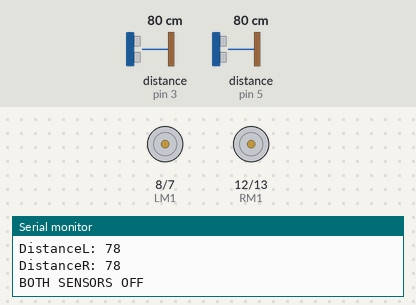
The sketch below on a simulated Arduino Uno, built with avr-gcc and run on an emulated ATmega328P. Parts: motor-driver pin pairs drawn as motors (green arrow = first pin HIGH = forward, orange = second pin HIGH = backward, longer = more drive, scaled by the enable pin), the last lines printed to the serial monitor. Wiring (inferred from the names in the program): 2 × ultrasonic range finder: trigger pin 4, echo pin 3 / trigger pin 6, echo pin 5. Inputs (shaded band) come from the test bench; at power-on: distance to the obstacle (sensors on pin 3, pin 5) 80 cm. The echo pulse lasts 58.3 µs per cm.

Above: at 3.6 s.
3.7 s: distance to the obstacle (sensor on pin 3) set to 13 cm
At 5.3 s:
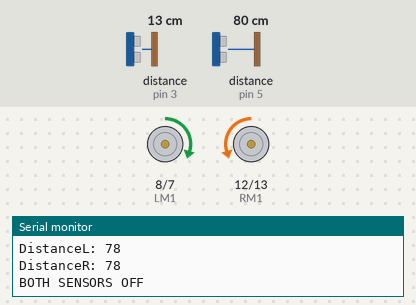
8.6 s: distance to the obstacle (sensor on pin 3) set to 10 cm
At 12.8 s:
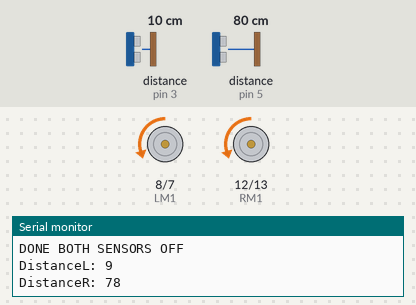
16.0 s: distance to the obstacle (sensor on pin 5) set to 14 cm
19.6 s: distance to the obstacle (sensor on pin 5) set to 10 cm
At 20.3 s:
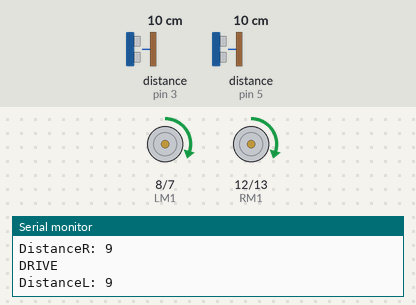
23.2 s: distance to the obstacle (sensor on pin 5) set to 18 cm
At 25.8 s:
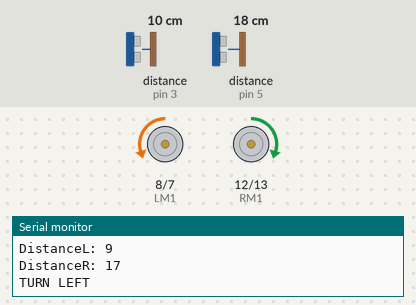
30.3 s: distance to the obstacle (sensor on pin 3) set to 18 cm
Timing chart, 0 to 36.9 s (numbered marks = the images above; inputs shaded):
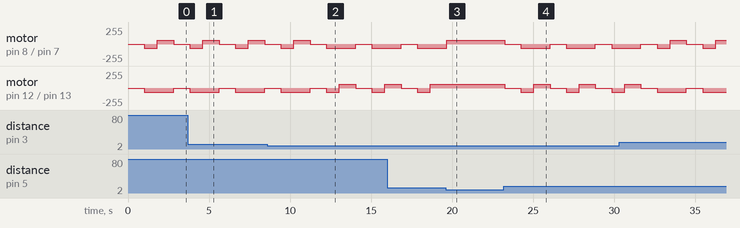

The sketch:

lab_1_V3_final.ino
```cpp
#define PWML 9     // left motor power
#define PWMR 11    // right motor power

#define echoL 3      // ultrasonic sensor
#define trigL 4      // ultrasonic sensor

#define echoR 5      // ultrasonic sensor
#define trigR 6      // ultrasonic sensor

// defines variables
long durationR, durationL;
int distanceR, distanceL;
/*-------definning Outputs------*/
#define LM1 8       // left motor
#define LM2 7       // left motor
#define RM1 12      // right motor
#define RM2 13      // right motor
void setup()
{
  pinMode(echoR,INPUT);
  pinMode(trigR,OUTPUT);
  pinMode(echoL,INPUT);
  pinMode(trigL,OUTPUT);

  pinMode(PWML, OUTPUT);
  pinMode(LM1, OUTPUT);
  pinMode(LM2, OUTPUT);
  pinMode(RM1, OUTPUT);
  pinMode(RM2, OUTPUT);
  pinMode(PWMR, OUTPUT);
  Serial.begin(9600);

}
void loop()
{
        // Clears the trigPin
        digitalWrite(trigL, LOW);
        delayMicroseconds(2);
        digitalWrite(trigR, LOW);
        delayMicroseconds(2);
        // Sets the trigPin on HIGH state for 10 micro seconds

        digitalWrite(trigL, HIGH);
        delayMicroseconds(10);
        digitalWrite(trigL, LOW);

// Reads the echoPin, returns the sound wave travel time in microseconds
        durationL = pulseIn(echoL, HIGH);
        // Calculating the distance
        distanceL = durationL*0.034/2;


        digitalWrite(trigR, HIGH);
        delayMicroseconds(10);
        digitalWrite(trigR, LOW);

// Reads the echoPin, returns the sound wave travel time in microseconds
        durationR = pulseIn(echoR, HIGH);
        // Calculating the distance
        distanceR = durationR*0.034/2;
        // Prints the distance on the Serial Monitor

        Serial.print("DistanceL: ");
        Serial.println(distanceL);
        Serial.print("DistanceR: ");
        Serial.println(distanceR);
        //????
        //delay(1000);


    if(distanceR <= 10 && distanceL <= 10) //move forward
    {
      digitalWrite(LM1, HIGH);
      digitalWrite(LM2, LOW);
      analogWrite(PWML, 60);

      digitalWrite(RM1, HIGH);
      digitalWrite(RM2, LOW);
      analogWrite(PWMR, 60);
      Serial.println("DRIVE");

    }
    else if(distanceL > 10 && distanceR <= 10) //turn right
    {

      digitalWrite(LM1, LOW);
      digitalWrite(LM2, LOW);
      analogWrite(PWML, 60);

      digitalWrite(RM1, LOW);
      digitalWrite(RM2, LOW);
      analogWrite(PWMR, 60);

      delay(1000);

      digitalWrite(LM1, LOW);
      digitalWrite(LM2, HIGH);
      analogWrite(PWML, 60);

      digitalWrite(RM1, LOW);
      digitalWrite(RM2, HIGH);
      analogWrite(PWMR, 60);

      delay(800);

      Serial.println("TURN RIGHT");
      digitalWrite(LM1, HIGH);
      digitalWrite(LM2, LOW);
      analogWrite(PWML, 60);

      digitalWrite(RM1, LOW);
      digitalWrite(RM2, HIGH);
      analogWrite(PWMR, 60);

      delay(1000);

      Serial.println("DONE TURNING RIGHT");

    }
    else if(distanceL <= 10 && distanceR > 10) //turn left
    {

      digitalWrite(LM1, LOW);
      digitalWrite(LM2, LOW);
      analogWrite(PWML, 60);

      digitalWrite(RM1, LOW);
      digitalWrite(RM2, LOW);
      analogWrite(PWMR, 60);

      delay(1000);

      digitalWrite(LM1, LOW);
      digitalWrite(LM2, HIGH);
      analogWrite(PWML, 60);

      digitalWrite(RM1, LOW);
      digitalWrite(RM2, HIGH);
      analogWrite(PWMR, 60);

      delay(800);

      Serial.println("TURN LEFT");
      digitalWrite(LM1, LOW);
      digitalWrite(LM2, HIGH);
      analogWrite(PWML, 60);

      digitalWrite(RM1, HIGH);
      digitalWrite(RM2, LOW);
      analogWrite(PWMR, 60);

      delay(1000);

      Serial.println("DONE TURN LEFT");

    }
    else if(distanceL > 10 && distanceR > 10)     // stop
    {

      Serial.println("BOTH SENSORS OFF");
      digitalWrite(LM1, LOW);
      digitalWrite(LM2, LOW);
      analogWrite(PWML, 60);

      digitalWrite(RM1, LOW);
      digitalWrite(RM2, LOW);
      analogWrite(PWMR, 60);

      delay(1000);

      digitalWrite(LM1, LOW);
      digitalWrite(LM2, HIGH);
      analogWrite(PWML, 60);

      digitalWrite(RM1, LOW);
      digitalWrite(RM2, HIGH);
      analogWrite(PWMR, 60);

      delay(800);
      /*
      delay(1000);

      digitalWrite(LM1, LOW);
      digitalWrite(LM2, HIGH);
      analogWrite(PWML, 60);

      digitalWrite(RM1, LOW);
      digitalWrite(RM2, HIGH);
      analogWrite(PWMR, 60);

      delay(2000);
      */

      digitalWrite(LM1, HIGH);
      digitalWrite(LM2, LOW);
      analogWrite(PWML, 60);

      digitalWrite(RM1, LOW);
      digitalWrite(RM2, HIGH);
      analogWrite(PWMR, 60);
      delay(1000);
      Serial.println("DONE BOTH SENSORS OFF");

    }
}
```

Measured:
- the behaviour switches between 12 and 11 cm on distance to the obstacle (sensor on pin 3) (found by bisection; images 1 and 2)
- the behaviour switches between 12 and 11 cm on distance to the obstacle (sensor on pin 5) (found by bisection; images 2 and 3)
- after the input at 19.6 s, motor on pin 12 (RM1) / pin 13 (RM2): stays forward 60/255 (without the input it goes to stopped after 0.06 s)
- after the input at 23.2 s, motor on pin 8 (LM1) / pin 7 (LM2): alternates backward 60/255 for 1.8 s and stopped for 1.0 s, starting at once; motor on pin 12 (RM1) / pin 13 (RM2): forward 60/255 → stopped at once, then repeats every 2.8 s: backward 60/255 0.80 s, forward 60/255 1.0 s, stopped 1.0 s
